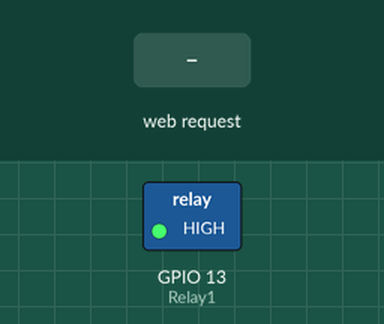
The sketch below on a simulated ESP32. Shown: switched loads named in the sketch (green lamp = pin HIGH). The inputs (shaded band) are chosen by the test bench. WiFi joins after 1.5 s; servers stay silent unless stated; what the sketch prints to the serial monitor is not drawn.

Above: at 2.7 s.
2.8 s: HTTP request GET /toggleLed received
At 3.2 s:
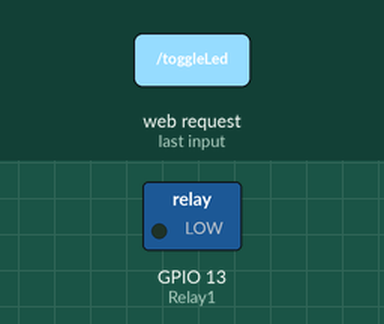
Timing chart, 0 to 5.8 s (numbered marks = the images above; inputs shaded):
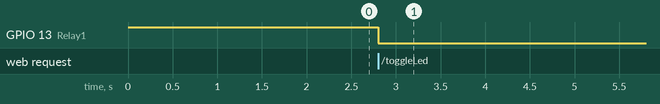

Measured:
- after the input at 2.8 s, GPIO 13 (Relay1): HIGH → LOW at once

The sketch:

Monitoring_Controlling_Device_OTA.ino
```cpp
#include <WiFi.h>
#include <WiFiClient.h>
#include <WebServer.h>
#include <ESPmDNS.h>
#include <Update.h>
#include <DHT.h>
#include <NTPClient.h>
#include <WiFiUdp.h>

// Konfigurasi WiFi
const char* ssid = "YOUR_WIFI_NAME";
const char* password = "YOUR_WIFI_PASSWORD";

// Konfigurasi Relay
const int Relay1 = 13;

// Relay Active LOW
int relayState = HIGH;

// Konfigurasi sensor DHT11
#define DHTPIN 14
#define DHTTYPE DHT11
DHT dht(DHTPIN, DHTTYPE);
float temperature = 0.0;
float humidity = 0.0;

// Konfigurasi server
WebServer server(80);

// Konfigurasi NTP Client
WiFiUDP ntpUDP;
NTPClient timeClient(ntpUDP, "id.pool.ntp.org", 25200, 60000); // UTC+7 ( Waktu Indonesia Barat )

// Data logger
String dataLog = "Timestamp,Temperature,Humidity\n";

// Halaman login
String loginPage =
  R"rawliteral(
<!DOCTYPE html>
<html lang="en">
<head>
  <meta charset="UTF-8">
  <meta name="viewport" content="width=device-width, initial-scale=1.0">
  <title>ESP32 Login</title>
  <link rel="stylesheet" href="https://cdn.jsdelivr.net/npm/bootstrap@5.3.0-alpha3/dist/css/bootstrap.min.css">
  <style>body {background-color: #f8f9fa; text-align: center; font-family: Arial;}</style>
</head>
<body>
  <div class="container">
    <h1 class="text-primary mt-4">ESP32 Login</h1>
    <form onsubmit="checkLogin(event)">
      <input id="userid" class="form-control my-2" placeholder="Username" required>
      <input id="pwd" type="password" class="form-control my-2" placeholder="Password" required>
      <button class="btn btn-primary w-100">Login</button>
    </form>
  </div>
  <script>
    function checkLogin(event) {
      event.preventDefault();
      const user = document.getElementById('userid').value;
      const pass = document.getElementById('pwd').value;
      if (user === 'admin' && pass === 'admin') {
        window.location.href = '/control';
      } else {
        alert('Invalid username or password!');
      }
    }
  </script>
</body>
</html>
)rawliteral";

// Halaman kontrol LED dan sensor
String controlPage() {
  String html = R"rawliteral(
<!DOCTYPE html>
<html lang="en">
<head>
  <meta charset="UTF-8">
  <meta name="viewport" content="width=device-width, initial-scale=1.0">
  <title>ESP32 Control</title>
  <link rel="stylesheet" href="https://cdn.jsdelivr.net/npm/bootstrap@5.3.0-alpha3/dist/css/bootstrap.min.css">
  <link rel="stylesheet" href="https://cdnjs.cloudflare.com/ajax/libs/font-awesome/6.0.0/css/all.min.css">
  <style>
    body {
      background: #f4f6f9;
      font-family: 'Arial', sans-serif;
    }
    .card {
      border-radius: 15px;
    }
    #alertBox {
      display: none;
      position: fixed;
      top: 20px;
      right: 20px;
      z-index: 9999;
    }
    #log {
      margin-top: 20px;
    }
    table {
      width: 100%;
      margin-top: 20px;
      border-collapse: collapse;
    }
    th, td {
      border: 1px solid #ddd;
      text-align: center;
      padding: 8px;
    }
    th {
      background-color: #f2f2f2;
    }
  </style>
</head>
<body>
  <div class="container py-5">
    <h1 class="text-center text-primary mb-4"><i class="fas fa-laptop-house"></i> ESP32 Control</h1>

    <div class="text-center mb-4">
      <button class="btn btn-success btn-lg" onclick="toggleLed()"><i class="fas fa-lightbulb"></i> Toggle LED</button>
    </div>

    <div class="row">
      <div class="col-md-6">
        <div class="card shadow-sm text-center p-4">
          <h2><i class="fas fa-temperature-high text-danger"></i> Temperature</h2>
          <p id="temperature" class="display-5 text-primary">-- °C</p>
        </div>
      </div>
      <div class="col-md-6">
        <div class="card shadow-sm text-center p-4">
          <h2><i class="fas fa-tint text-info"></i> Humidity</h2>
          <p id="humidity" class="display-5 text-primary">-- %</p>
        </div>
      </div>
    </div>

    <div class="text-center mt-4">
      <a href="/serverIndex" class="btn btn-warning btn-lg"><i class="fas fa-upload"></i> Firmware Update</a>
      <a href="/downloadLog" class="btn btn-secondary btn-lg"><i class="fas fa-file-download"></i> Download CSV</a>
    </div>

    <canvas id="chart" width="400" height="200" class="mt-4"></canvas>

    <table>
      <thead>
        <tr>
          <th>Timestamp</th>
          <th>Temperature (°C)</th>
          <th>Humidity (%)</th>
        </tr>
      </thead>
      <tbody id="dataLogTable"></tbody>
    </table>
  </div>

  <script src="https://cdn.jsdelivr.net/npm/chart.js"></script>
  <script>
    function toggleLed() {
      fetch('/toggleLed').then(response => response.text()).then(message => {
        alert(message);
      });
    }

    function updateSensors() {
      fetch('/sensorData').then(response => response.json()).then(data => {
        document.getElementById('temperature').textContent = data.temperature + ' °C';
        document.getElementById('humidity').textContent = data.humidity + ' %';
        addToChart(data.temperature, data.humidity);
        updateTable(data.timestamp, data.temperature, data.humidity);
      });
    }

    function addToChart(temp, hum) {
      const now = new Date().toLocaleTimeString();
      chart.data.labels.push(now);
      chart.data.datasets[0].data.push(temp);
      chart.data.datasets[1].data.push(hum);
      chart.update();
    }

    function updateTable(timestamp, temp, hum) {
      const table = document.getElementById('dataLogTable');
      const row = `<tr><td>${timestamp}</td><td>${temp}</td><td>${hum}</td></tr>`;
      table.innerHTML += row;
    }

    const ctx = document.getElementById('chart').getContext('2d');
    const chart = new Chart(ctx, {
      type: 'line',
      data: {
        labels: [],
        datasets: [
          {
            label: 'Temperature (°C)',
            borderColor: 'red',
            data: [],
          },
          {
            label: 'Humidity (%)',
            borderColor: 'blue',
            data: [],
          }
        ]
      }
    });

    setInterval(updateSensors, 5000);
  </script>
</body>
</html>
)rawliteral";
  return html;
}

// Halaman firmware update
String serverIndex =
R"rawliteral(
<!DOCTYPE html>
<html>
<head>
  <title>OTA Update</title>
  <style>
    body {font-family: Arial; text-align: center; margin-top: 50px;}
    #bar {background: #3498db; height: 10px; width: 0%; margin-top: 20px;}
  </style>
</head>
<body>
  <h1>Update Firmware</h1>
  <form method="POST" enctype="multipart/form-data" id="upload_form">
    <input type="file" name="update">
    <input type="submit" value="Update">
  </form>
  <div id="bar"></div>
  <script>
    document.getElementById('upload_form').onsubmit = function(e) {
      e.preventDefault();
      const form = new FormData(this);
      const xhr = new XMLHttpRequest();
      xhr.open("POST", "/update");
      xhr.upload.onprogress = function(event) {
        const percent = Math.round((event.loaded / event.total) * 100);
        document.getElementById('bar').style.width = percent + '%';
      };
      xhr.onload = function() {
        alert(xhr.responseText);
        if (xhr.responseText === 'OK') location.reload();
      };
      xhr.send(form);
    };
  </script>
</body>
</html>
)rawliteral";

// Setup
void setup() {
  Serial.begin(115200);
  pinMode(Relay1, OUTPUT);

  // Relay OFF saat ESP32 mulai
  digitalWrite(Relay1, HIGH);
  relayState = HIGH;

  dht.begin();
  WiFi.begin(ssid, password);
  WiFi.mode(WIFI_STA);
  Serial.println("");

  // Wait for connection
  while (WiFi.status() != WL_CONNECTED) {
    delay(500);
    Serial.print(".");
  }

  Serial.println("");
  Serial.print("Connected to ");
  Serial.println(ssid);
  Serial.print("IP address: ");
  Serial.println(WiFi.localIP());

  if (MDNS.begin("esp32")) {
    Serial.println("MDNS responder started");
  }

  timeClient.begin();

  server.on("/", HTTP_GET, []() { server.send(200, "text/html", loginPage); });

  server.on("/control", HTTP_GET, []() { server.send(200, "text/html", controlPage()); });

  server.on("/toggleLed", HTTP_GET, []() {
    relayState = !relayState;
    digitalWrite(Relay1, relayState);
    if (relayState == HIGH) {
      server.send(200, "text/plain", "LED OFF");
    } else {
      server.send(200, "text/plain", "LED ON");
    }
  });

  server.on("/sensorData", HTTP_GET, []() {
    timeClient.update();
    temperature = dht.readTemperature();
    humidity = dht.readHumidity();
    String timeStamp = timeClient.getFormattedTime();
    dataLog += timeStamp + "," + String(temperature) + "," + String(humidity) + "\n";
    String json = "{\"timestamp\":\"" + timeStamp + "\",\"temperature\":\"" + String(temperature) + "\",\"humidity\":\"" + String(humidity) + "\"}";
    server.send(200, "application/json", json);
  });

  server.on("/downloadLog", HTTP_GET, []() {
    server.send(200, "text/csv", dataLog);
  });

  server.on("/serverIndex", HTTP_GET, []() { server.send(200, "text/html", serverIndex); });

  server.on("/update", HTTP_POST, []() {
    server.send(200, "text/plain", Update.hasError() ? "FAIL" : "OK");
    ESP.restart();
  }, []() {
    HTTPUpload& upload = server.upload();
    if (upload.status == UPLOAD_FILE_START) Update.begin(UPDATE_SIZE_UNKNOWN);
    else if (upload.status == UPLOAD_FILE_WRITE) Update.write(upload.buf, upload.currentSize);
    else if (upload.status == UPLOAD_FILE_END) Update.end(true);
  });

  server.begin();
  Serial.println("HTTP server started");
}

// Loop
void loop() {
  server.handleClient();
}
```
